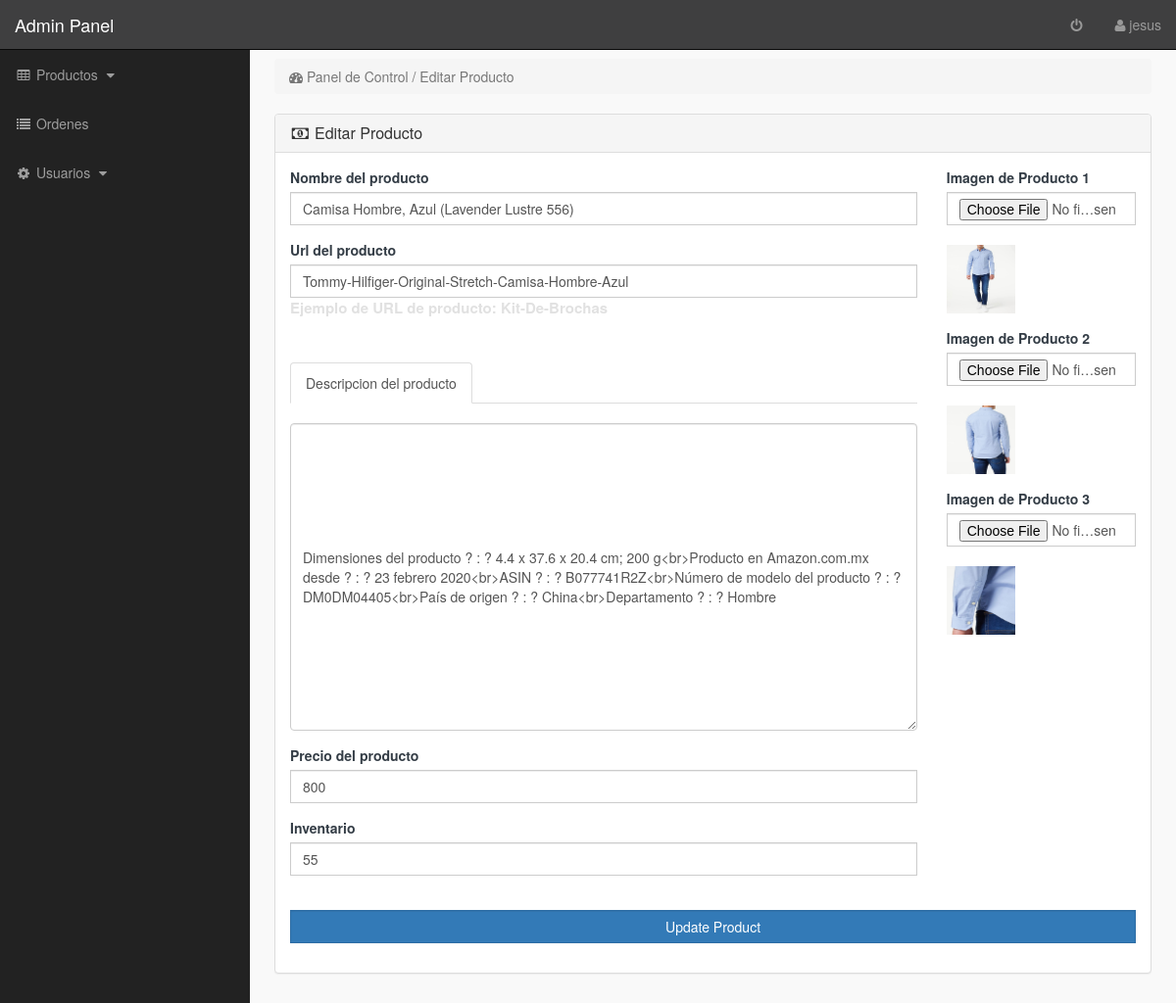
/admin_area/index.php?edit_product=4 (signed in), run on the app's committed database.
### tables this page shows
CREATE TABLE `products` (
  `product_id` int(10) NOT NULL,
  `date` timestamp NOT NULL DEFAULT current_timestamp() ON UPDATE current_timestamp(),
  `product_title` text NOT NULL,
  `product_url` text NOT NULL,
  `product_img1` text NOT NULL,
  `product_img2` text NOT NULL,
  `product_img3` text NOT NULL,
  `product_price` int(10) NOT NULL,
  `product_desc` varchar(1000) NOT NULL,
  `status` varchar(255) NOT NULL,
  `product_stock` int(10) NOT NULL
);

### admin_area/edit_product.php (the view, shortened to what this page needs)
<?php
if(!isset($_SESSION['admin_email'])){
echo "<script>window.open('login.php','_self')</script>";
}
else {
?>
<?php
if(isset($_GET['edit_product'])){
$edit_id = $_GET['edit_product'];
$get_p = "select * from products where product_id='$edit_id'";
$run_edit = mysqli_query($con,$get_p);
$row_edit = mysqli_fetch_array($run_edit);
$p_title = $row_edit['product_title'];
$p_image1 = $row_edit['product_img1'];
$p_image2 = $row_edit['product_img2'];
$p_image3 = $row_edit['product_img3'];
$p_price = $row_edit['product_price'];
$p_desc = $row_edit['product_desc'];
$p_url = $row_edit['product_url'];
$p_stock = $row_edit['product_stock'];
}
?>
<!DOCTYPE html>
<html>
<head>
</head>
<body>
<div class="row">
<div class="col-lg-12">
<ol class="breadcrumb">
<li class="active">
<i class="fa fa-dashboard"> </i> Panel de Control / Editar Producto
</li>
</ol>
</div>
</div>
<div class="row">
<div class="col-lg-12">
<div class="panel panel-default">
<div class="panel-heading">
<h3 class="panel-title">
<i class="fa fa-money fa-fw"></i> Editar Producto
</h3>
</div>
<div class="panel-body">
<form method="post" enctype="multipart/form-data">
<div class="row">
<div class="col-md-9">
<div class="form-group" >
<label class=" control-label" > Nombre del producto </label>
<input type="text" name="product_title" class="form-control" required value="<?php echo $p_title; ?>">
</div>
<div class="form-group" >
<label class="control-label" > Url del producto </label>
<input type="text" name="product_url" class="form-control" required value="<?php echo $p_url; ?>" >
<p style="font-size:15px; font-weight:bold;">
Ejemplo de URL de producto: Kit-De-Brochas
</p>
<br>
</div>
<div class="form-group" >
<ul class="nav nav-tabs">
<li class="active">
<a data-toggle="tab" href="#description"> Descripcion del producto </a>
</li>
</ul>
<div class="tab-content">
<div id="description" class="tab-pane fade in active">
<br>
<textarea name="product_desc" class="form-control" rows="15" id="product_desc">
<?php echo $p_desc; ?>
</textarea>
</div>
</div>
</div>
<div class="form-group" >
<label class="control-label" > Precio del producto </label>
<input type="text" name="product_price" class="form-control" required value="<?php echo $p_price; ?>" >
</div>
<div class="form-group" >
<label class="control-label" > Inventario </label>
<input type="text" name="product_stock" class="form-control" required value="<?php echo $p_stock; ?>" >
</div>
</div>
<div class="col-md-3">
<div class="form-group" >
<label class="control-label" > Imagen de Producto 1 </label>
<input type="file" name="product_img1" class="form-control" >
<br><img src="product_images/<?php echo $p_image1; ?>" width="70" height="70" >
</div>
<div class="form-group" >
<label class="control-label" > Imagen de Producto 2 </label>
<input type="file" name="product_img2" class="form-control" >
<br>
<?php if(empty($p_image2)){ ?>
<img src="product_images/no-image.jpg" width="70" height="70" >
<?php }else{ ?>
<img src="product_images/<?php echo $p_image2; ?>" width="70" height="70" >
<?php } ?>
</div>
<div class="form-group" >
<label class=" control-label" > Imagen de Producto 3 </label>
<input type="file" name="product_img3" class="form-control" >
<br>
<?php if(empty($p_image3)){ ?>
<img src="product_images/no-image.jpg" width="70" height="70" >
<?php }else{ ?>
<img src="product_images/<?php echo $p_image3; ?>" width="70" height="70" >
<?php } ?>
</div>
</div>
</div>
<div class="form-group" >
<input type="submit" name="update" value="Update Product" class="btn btn-primary form-control" >
</div>
</form>
</div>
</div>
</div>
</div>
</body>
</html>
<?php } ?>

### admin_area/includes/sidebar.php (shortened to what this page needs)
<?php
if(!isset($_SESSION['admin_email'])){
echo "<script>window.open('login.php','_self')</script>";
}
else {
?>
<nav class="navbar navbar-inverse navbar-fixed-top" style="background-color: rgba(43, 43, 44, .9);">
<div class="navbar-header" >
<a class="navbar-brand" href="index.php?view_orders" >Admin Panel</a>
</div>
<ul class="nav navbar-right top-nav" >
<li>
<a href="logout.php">
<i class="fa fa-fw fa-power-off"> </i>
</a>
</li>
<li>
<a href="index.php?user_profile=<?php echo $admin_id; ?>" >
<i class="fa fa-user" ></i>
<?php echo $admin_name; ?>
</a>
</li>
</ul>
<div class="collapse navbar-collapse navbar-ex1-collapse" style="">
<ul class="nav navbar-nav side-nav">
<li>
<a href="#" data-toggle="collapse" data-target="#products">
<i class="fa fa-fw fa-table"></i> Productos
<i class="fa fa-fw fa-caret-down"></i>
</a>
</li>
<li>
<a href="index.php?view_orders">
<i class="fa fa-fw fa-list"></i> Ordenes
</a>
</li>
<li>
<a href="#" data-toggle="collapse" data-target="#users">
<i class="fa fa-fw fa-gear"></i> Usuarios
<i class="fa fa-fw fa-caret-down"></i>
</a>
</li>
</ul>
</div>
</nav>
<?php } ?>

### admin_area/css/style.css (style rules this page uses)
body { margin-top:100px; }
@media (min-width: 768px) { body { margin-top:50px; } }
.top-nav { padding:0 15px; }
.top-nav>li { display:inline-block; float:left; }
.top-nav>li>a { padding-top:15px; padding-bottom:15px; line-height:20px; color:#999; }
@media (min-width: 768px) { .side-nav { position:fixed; top:51px; width:255px; border-radius:0; overflow-y:auto; background-color: #222; bottom:0; overflow-x:hidden; padding-bottom:40px; } }
@media (min-width: 768px) { .side-nav>li>a { width:255px; } }
.panel-body { border-radius:5px; }

### admin_area/index.php (style rules this page uses)
body { color: #343D46; }
.panel-body label { color: #343D46; }
.form-group input { border-radius: 0px; }
.panel { color: #E1E1E1; }

### data on the page
products: product_title "Camisa Hombre, Azul (Lavender Lustre 556)", product_url "Tommy-Hilfiger-Original-Stretch-Camisa-Hombre-Azul", product_desc "Dimensiones del producto ? : ? 4.4 x 37.6 x 20.4 cm; 200 g<br>Producto en Amazon.com.mx desde ? : ? 23 febrero 2020<br>ASIN ? : ? B077741R2Z<br>Número de modelo del producto ? : ? DM0DM04405<br>País de origen ? : ? China<br>Departamento ? : ? Hombre", product_price "800", product_stock "55", product_img1 (picture), product_img2 (picture), product_img3 (picture)

### other printed values
$admin_name "jesus"
